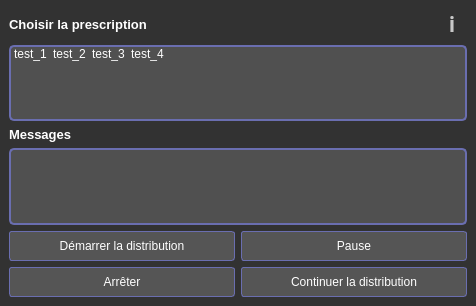
<?xml version="1.0" encoding="UTF-8"?>
<ui version="4.0">
 <class>MainWindow</class>
 <widget class="QMainWindow" name="MainWindow">
  <property name="geometry">
   <rect>
    <x>0</x>
    <y>0</y>
    <width>476</width>
    <height>306</height>
   </rect>
  </property>
  <property name="minimumSize">
   <size>
    <width>0</width>
    <height>0</height>
   </size>
  </property>
  <property name="maximumSize">
   <size>
    <width>800</width>
    <height>600</height>
   </size>
  </property>
  <property name="windowTitle">
   <string>MainWindow</string>
  </property>
  <property name="toolTip">
   <string/>
  </property>
  <property name="styleSheet">
   <string notr="true">*{background-color: rgb(50, 50, 50);
}

QPushButton{
    color: rgb(255, 255, 255);
	background-color: rgb(85,85,85);
	border: 1px solid #6a6eb0;
	border-radius: 3px;
}

QPushButton:pressed {
    background-color: rgb(110, 110, 110);
}</string>
  </property>
  <widget class="QWidget" name="centralwidget">
   <layout class="QVBoxLayout" name="verticalLayout">
    <item>
     <layout class="QHBoxLayout" name="horizontalLayout_5">
      <item>
       <widget class="QLabel" name="label">
        <property name="font">
         <font>
          <pointsize>10</pointsize>
          <weight>75</weight>
          <bold>true</bold>
         </font>
        </property>
        <property name="styleSheet">
         <string notr="true">color: rgb(255, 255, 255);</string>
        </property>
        <property name="text">
         <string>Choisir la prescription</string>
        </property>
       </widget>
      </item>
      <item>
       <spacer name="horizontalSpacer_9">
        <property name="orientation">
         <enum>Qt::Horizontal</enum>
        </property>
        <property name="sizeHint" stdset="0">
         <size>
          <width>40</width>
          <height>20</height>
         </size>
        </property>
       </spacer>
      </item>
      <item>
       <widget class="QPushButton" name="boutonInfo">
        <property name="minimumSize">
         <size>
          <width>30</width>
          <height>30</height>
         </size>
        </property>
        <property name="maximumSize">
         <size>
          <width>30</width>
          <height>30</height>
         </size>
        </property>
        <property name="font">
         <font>
          <family>Script MT Bold</family>
          <pointsize>16</pointsize>
          <weight>75</weight>
          <bold>true</bold>
         </font>
        </property>
        <property name="cursor">
         <cursorShape>PointingHandCursor</cursorShape>
        </property>
        <property name="toolTip">
         <string>&lt;html&gt;&lt;head/&gt;&lt;body&gt;&lt;p&gt;&lt;span style=&quot; color:#000000;&quot;&gt;Informations sur la prescription sélectionnée.&lt;/span&gt;&lt;/p&gt;&lt;/body&gt;&lt;/html&gt;</string>
        </property>
        <property name="styleSheet">
         <string notr="true">color: rgb(200, 200, 200);
background-color: rgba(255, 255, 255, 0);
border-color: rgba(255, 255, 255, 0);
</string>
        </property>
        <property name="text">
         <string>i</string>
        </property>
       </widget>
      </item>
     </layout>
    </item>
    <item>
     <widget class="QListWidget" name="listePrescriptions">
      <property name="font">
       <font>
        <family>Arial</family>
       </font>
      </property>
      <property name="styleSheet">
       <string notr="true">color: rgb(255, 255, 255);
background-color: rgb(80, 80, 80);
border: 2px solid #6a6eb0;
border-radius: 5px;</string>
      </property>
      <property name="frameShape">
       <enum>QFrame::StyledPanel</enum>
      </property>
      <property name="resizeMode">
       <enum>QListView::Adjust</enum>
      </property>
      <property name="layoutMode">
       <enum>QListView::SinglePass</enum>
      </property>
      <property name="spacing">
       <number>0</number>
      </property>
      <property name="viewMode">
       <enum>QListView::IconMode</enum>
      </property>
      <property name="uniformItemSizes">
       <bool>false</bool>
      </property>
      <property name="wordWrap">
       <bool>false</bool>
      </property>
      <property name="sortingEnabled">
       <bool>false</bool>
      </property>
      <item>
       <property name="text">
        <string>test_1</string>
       </property>
      </item>
      <item>
       <property name="text">
        <string>test_2</string>
       </property>
      </item>
      <item>
       <property name="text">
        <string>test_3</string>
       </property>
      </item>
      <item>
       <property name="text">
        <string>test_4</string>
       </property>
      </item>
     </widget>
    </item>
    <item>
     <widget class="QLabel" name="label_2">
      <property name="font">
       <font>
        <pointsize>10</pointsize>
        <weight>75</weight>
        <bold>true</bold>
       </font>
      </property>
      <property name="autoFillBackground">
       <bool>false</bool>
      </property>
      <property name="styleSheet">
       <string notr="true">color: rgb(255, 255, 255);</string>
      </property>
      <property name="text">
       <string>Messages</string>
      </property>
     </widget>
    </item>
    <item>
     <widget class="QTextEdit" name="messagesTextEdit">
      <property name="font">
       <font>
        <family>Arial</family>
        <pointsize>9</pointsize>
       </font>
      </property>
      <property name="styleSheet">
       <string notr="true">background-color: rgb(80, 80, 80);
color: rgb(255, 255, 255);
border: 2px solid #6a6eb0;
border-radius: 5px;</string>
      </property>
     </widget>
    </item>
    <item>
     <layout class="QHBoxLayout" name="horizontalLayout">
      <item>
       <widget class="QPushButton" name="boutonDemarer">
        <property name="minimumSize">
         <size>
          <width>225</width>
          <height>30</height>
         </size>
        </property>
        <property name="cursor">
         <cursorShape>PointingHandCursor</cursorShape>
        </property>
        <property name="text">
         <string>Démarrer la distribution</string>
        </property>
        <property name="icon">
         <iconset>
          <normaloff>icon_start.png</normaloff>icon_start.png</iconset>
        </property>
       </widget>
      </item>
      <item>
       <widget class="QPushButton" name="boutonPause">
        <property name="minimumSize">
         <size>
          <width>225</width>
          <height>30</height>
         </size>
        </property>
        <property name="cursor">
         <cursorShape>PointingHandCursor</cursorShape>
        </property>
        <property name="styleSheet">
         <string notr="true"/>
        </property>
        <property name="text">
         <string>Pause</string>
        </property>
        <property name="icon">
         <iconset>
          <normaloff>icon_pause.png</normaloff>icon_pause.png</iconset>
        </property>
       </widget>
      </item>
     </layout>
    </item>
    <item>
     <layout class="QHBoxLayout" name="horizontalLayout_2">
      <item>
       <widget class="QPushButton" name="boutonArreter">
        <property name="minimumSize">
         <size>
          <width>225</width>
          <height>30</height>
         </size>
        </property>
        <property name="cursor">
         <cursorShape>PointingHandCursor</cursorShape>
        </property>
        <property name="layoutDirection">
         <enum>Qt::LeftToRight</enum>
        </property>
        <property name="text">
         <string>Arrêter</string>
        </property>
        <property name="icon">
         <iconset>
          <normaloff>icon_stop.png</normaloff>icon_stop.png</iconset>
        </property>
        <property name="autoDefault">
         <bool>false</bool>
        </property>
       </widget>
      </item>
      <item>
       <widget class="QPushButton" name="boutonRedemarrer">
        <property name="minimumSize">
         <size>
          <width>225</width>
          <height>30</height>
         </size>
        </property>
        <property name="cursor">
         <cursorShape>PointingHandCursor</cursorShape>
        </property>
        <property name="text">
         <string>Continuer la distribution</string>
        </property>
        <property name="icon">
         <iconset>
          <normaloff>icon_redemarrer.png</normaloff>icon_redemarrer.png</iconset>
        </property>
       </widget>
      </item>
     </layout>
    </item>
   </layout>
  </widget>
 </widget>
 <resources/>
 <connections/>
</ui>
